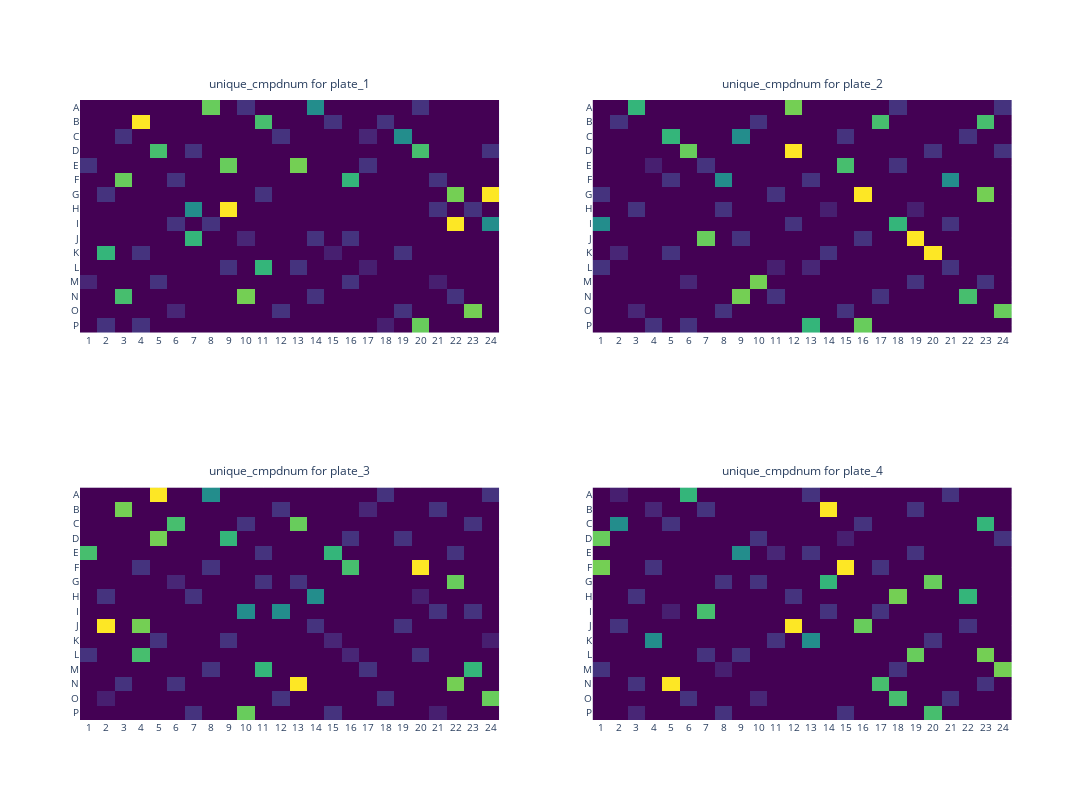

The code cell stored with this chart in its notebook:
### Code cell
csv_path = "/home/jovyan/jonne/plaid/OASIS_PLAID_LAYOUTS/OASIS_DILI_ECP/output/OASIS_DILI_ECP_PLAID.csv"
df_plaid = pl.read_csv(csv_path)

unique_cmpd_mapping = (df_plaid.select("cmpdname").unique().with_row_index(name="unique_cmpdnum"))
df_plaid = df_plaid.join(unique_cmpd_mapping, on="cmpdname")

plate_heatmap(
    df=df_plaid,  
    plate_names=["plate_1", "plate_2", "plate_3", "plate_4"],  
    highlight_compounds=["DMSO","ctrl1", "ctrl2","ctrl3","ctrl4","ctrl5","ctrl6","ctrl7","ctrl8"],
    subplot_num_columns=2,  
    plot_size=400,  
    measurement="unique_cmpdnum", 
    plate_well_columns={
        "plates": "plateID",  
        "wells": "well",    
    },
    output_folder="platemaps",  
    output_filename="OASIS_DILI_ECP_PLAID.pdf",
    export_as_pdf=True, 
    export_as_html=True
)

### Figure 1 — Plotly figure (JSON) as saved in the notebook; plotly's stock layout.template omitted (floating-point values rounded to 4 significant figures; data arrays with more than 128 entries replaced by an {"elided": "..."} marker saying what was removed)
{"data": [{"colorscale": [[0, "#440154"], [0.1111, "#482878"], [0.2222, "#3e4989"], [0.3333, "#31688e"], [0.4444, "#26828e"], [0.5556, "#1f9e89"], [0.6667, "#35b779"], [0.7778, "#6ece58"], [0.8889, "#b5de2b"], [1, "#fde725"]], "hoverinfo": "text", "hovertext": {"elided": "16x24 str values"}, "reversescale": false, "showscale": false, "type": "heatmap", "x": ["1", "2", "3", "4", "5", "6", "7", "8", "9", "10", "11", "12", "13", "14", "15", "16", "17", "18", "19", "20", "21", "22", "23", "24"], "xaxis": "x", "y": ["A", "B", "C", "D", "E", "F", "G", "H", "I", "J", "K", "L", "M", "N", "O", "P"], "yaxis": "y", "z": {"elided": "16x24 int values"}}, {"colorscale": [[0, "#440154"], [0.1111, "#482878"], [0.2222, "#3e4989"], [0.3333, "#31688e"], [0.4444, "#26828e"], [0.5556, "#1f9e89"], [0.6667, "#35b779"], [0.7778, "#6ece58"], [0.8889, "#b5de2b"], [1, "#fde725"]], "hoverinfo": "text", "hovertext": {"elided": "16x24 str values"}, "reversescale": false, "showscale": false, "type": "heatmap", "x": ["1", "2", "3", "4", "5", "6", "7", "8", "9", "10", "11", "12", "13", "14", "15", "16", "17", "18", "19", "20", "21", "22", "23", "24"], "xaxis": "x2", "y": ["A", "B", "C", "D", "E", "F", "G", "H", "I", "J", "K", "L", "M", "N", "O", "P"], "yaxis": "y2", "z": {"elided": "16x24 int values"}}, {"colorscale": [[0, "#440154"], [0.1111, "#482878"], [0.2222, "#3e4989"], [0.3333, "#31688e"], [0.4444, "#26828e"], [0.5556, "#1f9e89"], [0.6667, "#35b779"], [0.7778, "#6ece58"], [0.8889, "#b5de2b"], [1, "#fde725"]], "hoverinfo": "text", "hovertext": {"elided": "16x24 str values"}, "reversescale": false, "showscale": false, "type": "heatmap", "x": ["1", "2", "3", "4", "5", "6", "7", "8", "9", "10", "11", "12", "13", "14", "15", "16", "17", "18", "19", "20", "21", "22", "23", "24"], "xaxis": "x3", "y": ["A", "B", "C", "D", "E", "F", "G", "H", "I", "J", "K", "L", "M", "N", "O", "P"], "yaxis": "y3", "z": {"elided": "16x24 int values"}}, {"colorscale": [[0, "#440154"], [0.1111, "#482878"], [0.2222, "#3e4989"], [0.3333, "#31688e"], [0.4444, "#26828e"], [0.5556, "#1f9e89"], [0.6667, "#35b779"], [0.7778, "#6ece58"], [0.8889, "#b5de2b"], [1, "#fde725"]], "hoverinfo": "text", "hovertext": {"elided": "16x24 str values"}, "reversescale": false, "showscale": false, "type": "heatmap", "x": ["1", "2", "3", "4", "5", "6", "7", "8", "9", "10", "11", "12", "13", "14", "15", "16", "17", "18", "19", "20", "21", "22", "23", "24"], "xaxis": "x4", "y": ["A", "B", "C", "D", "E", "F", "G", "H", "I", "J", "K", "L", "M", "N", "O", "P"], "yaxis": "y4", "z": {"elided": "16x24 int values"}}], "layout": {"annotations": [{"font": {"size": 12}, "showarrow": false, "text": "unique_cmpdnum for plate_1", "x": 0.225, "xanchor": "center", "xref": "paper", "y": 1.01, "yanchor": "bottom", "yref": "paper"}, {"font": {"size": 12}, "showarrow": false, "text": "unique_cmpdnum for plate_2", "x": 0.775, "xanchor": "center", "xref": "paper", "y": 1.01, "yanchor": "bottom", "yref": "paper"}, {"font": {"size": 12}, "showarrow": false, "text": "unique_cmpdnum for plate_3", "x": 0.225, "xanchor": "center", "xref": "paper", "y": 0.385, "yanchor": "bottom", "yref": "paper"}, {"font": {"size": 12}, "showarrow": false, "text": "unique_cmpdnum for plate_4", "x": 0.775, "xanchor": "center", "xref": "paper", "y": 0.385, "yanchor": "bottom", "yref": "paper"}], "height": 800, "width": 1140, "xaxis": {"anchor": "y", "autorange": true, "domain": [0, 0.45], "nticks": 48, "range": [-0.5, 23.5], "side": "bottom", "tickfont": {"size": 10}, "type": "category"}, "xaxis2": {"anchor": "y2", "autorange": true, "domain": [0.55, 1], "nticks": 48, "range": [-0.5, 23.5], "side": "bottom", "tickfont": {"size": 10}, "type": "category"}, "xaxis3": {"anchor": "y3", "autorange": true, "domain": [0, 0.45], "nticks": 48, "range": [-0.5, 23.5], "side": "bottom", "tickfont": {"size": 10}, "type": "category"}, "xaxis4": {"anchor": "y4", "autorange": true, "domain": [0.55, 1], "nticks": 48, "range": [-0.5, 23.5], "side": "bottom", "tickfont": {"size": 10}, "type": "category"}, "yaxis": {"anchor": "x", "autorange": true, "domain": [0.625, 1], "range": [15.5, -0.5], "tickfont": {"size": 10}, "type": "category"}, "yaxis2": {"anchor": "x2", "autorange": true, "domain": [0.625, 1], "range": [15.5, -0.5], "tickfont": {"size": 10}, "type": "category"}, "yaxis3": {"anchor": "x3", "autorange": true, "domain": [0, 0.375], "range": [15.5, -0.5], "tickfont": {"size": 10}, "type": "category"}, "yaxis4": {"anchor": "x4", "autorange": true, "domain": [0, 0.375], "range": [15.5, -0.5], "tickfont": {"size": 10}, "type": "category"}}}
